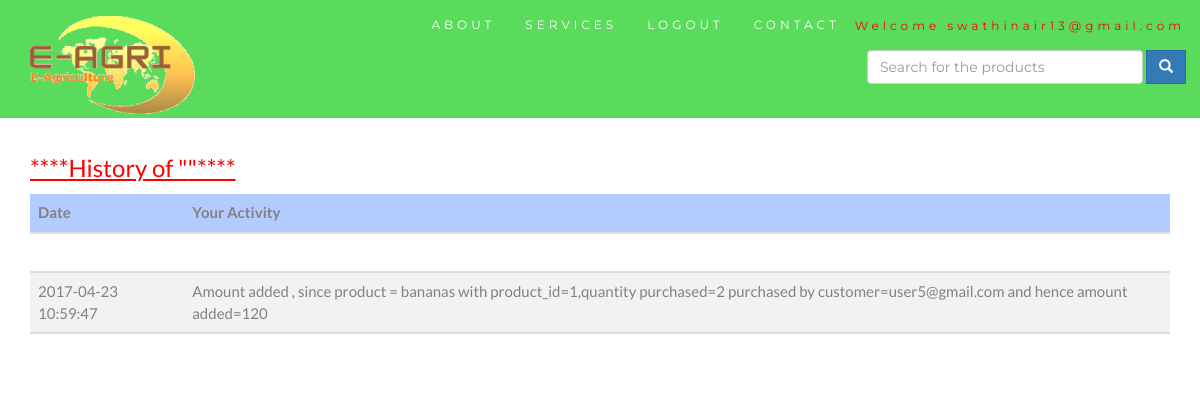
The app's page /description_from_history.php (signed in) with its own data.
### tables this page shows
CREATE TABLE `farmer_history` (
  `farmer_history_id` int(11) NOT NULL,
  `product_id` int(11) NOT NULL,
  `product_name` varchar(200) NOT NULL,
  `farmer_email` varchar(200) NOT NULL,
  `latest_updated` datetime NOT NULL,
  `history` longtext NOT NULL,
  `quantity_purchased` int(11) NOT NULL,
  `purchased_by_customer` varchar(200) NOT NULL,
  `balance` int(11) NOT NULL
);

### common/sesion.php (called while the page is built, shortened)
<?php
  if(isset($_SESSION['user']))
  {
    $user=$_SESSION['user'];
  }
  else
  {
    $user="";
  }
?>

### description_from_history.php (the view, shortened to what this page needs)
<?php
  include('common/headerf.php');
  $con=new mysqli('localhost','root','','e-agri');
  $product_name=mysqli_escape_string($con,$_POST['name']);
?>
<div class="col-md-12">
    <div class="col-md-12">
    <h3 style="color: red;"><u>****History of "<?php echo $product_name;?>"****</u></h3>
    <table class="table table-hover" style="width:100%">
             <thead>
                <tr>
                <th rowspan="10" colspan="8" style="background-color:#b3ccff;" >Date</th>
                <th rowspan="10" colspan="8" style="background-color:#b3ccff;" >Your Activity</th>
                </tr>
             </thead>
    </div>
    <div class="col-md-12">
                        <tr>
                            <td rowspan="10" colspan="8">&nbsp;</td>
                            <td rowspan="10" colspan="8">&nbsp;</td>
                        </tr>
    </div>
    <?php
    	$sql=mysqli_query($con,"SELECT * from farmer_history where farmer_email='$user' AND product_name LIKE '$product_name%' OR product_name LIKE '%product_name%' OR product_name LIKE '%$product_name' order by latest_updated desc") or die("cannot select from farmer_history".mysqli_error($con));
    	while($row=mysqli_fetch_array($sql))
    	{
    	?>
    		<tbody>
               <div class="col-md-12">
                    <tr>
                        <td rowspan="10" colspan="8" style="background-color:#f2f2f2;"><?php echo $row['latest_updated']; ?></td>
                        <td rowspan="10" colspan="8" style="background-color:#f2f2f2;"><?php echo $row['history']; ?></td>
                    </tr>
                  </div>
                </tbody>
                <tbody>
                <div class="col-md-12">
                        <tr>
                            <td rowspan="10" colspan="8">&nbsp;</td>
                            <td rowspan="10" colspan="8">&nbsp;</td>
                        </tr>
                </div>
            </tbody>
        <?php
    	}
    ?>
</div>
</body>
</html>

### common/headerf.php (style rules this page uses)
body { font: 400 15px Lato, sans-serif; line-height: 1.8; color: #818181; }

### records on screen
farmer_history: latest_updated "2017-04-23 10:59:47", history "Amount added , since product = bananas with product_id=1,quantity purchased=2 purchased by customer=user5@gmail.com and hence amount added=120"

### other values on screen
$user "swathinair13@gmail.com"
